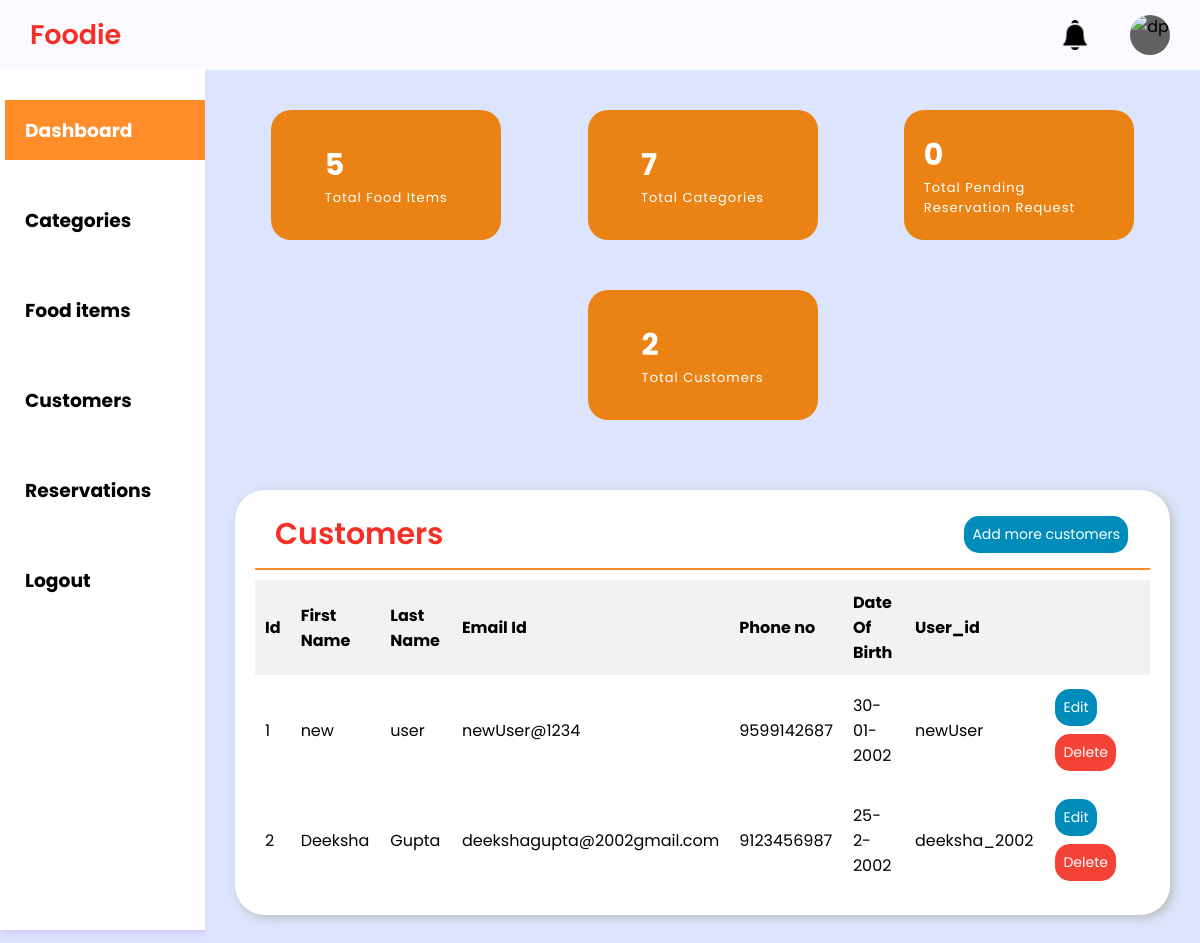
The page /admin-dashboard/customers/ on the database its author committed.
### Home_App/models.py (models this page shows, shortened)
class customer_table(models.Model):
    customer_id = models.AutoField(primary_key=True)
    first_name = models.CharField(max_length=20)
    last_name = models.CharField(max_length=20)
    email_id = models.CharField(max_length=50)
    dob = models.CharField(max_length=10)
    phone_no = models.CharField(max_length=10)
    user_id = models.CharField(max_length=50)
    password = models.CharField(max_length=50)

### Home_App/views.py (the view)
# urls.py: path('admin-dashboard/',hv.adminDashboard, name='admin-dashboard'),
def adminDashboard(request, section=None):
    section_template = {
        'categories': 'admin-dashboard-category.html',
        'customers': 'admin-dashboard-customers.html',
        'foodItems': 'admin-dashboard-foodItems.html',
        'reservation':'admin-dashboard-reservation.html',
        'recentOrders': 'admin-dashboard-recentOrders.html'
    }
    template_name = section_template.get(section, 'admin-dashboard.html')
    categories = category_table.objects.all()
    category_count = category_table.objects.count()
    foodItems = food_table.objects.all()
    foodItem_count = food_table.objects.count()
    customers = customer_table.objects.all()
    customer_count=customer_table.objects.count()
    reservation=reservation_table.objects.all()
    reservation_count=reservation_table.objects.filter(status='pending').count
    return render(request, template_name, {'categories':categories, 'categoryCount':category_count, 'foodItems':foodItems, 'food_item_count':foodItem_count, 'customers':customers, 'customerCount':customer_count, 'reservations':reservation, 'reservation_count':reservation_count})

### Template/admin-dashboard-customers.html (shortened to what this page needs)
{% extends 'admin-dashboard.html' %}
{% block content %}
<section class="category-table-section">
    <div class="customer-table-section">
        <div class="report-container">
            <div class="report-header">
                <h1 class="recent-orders">Customers</h1>
                <a href="{% url 'admin-dashboard-customer-add' %}" class="btn-add">Add more customers</a>
            </div>
            <table class="report-body">
                <thead class="report-topic-head">
                    <tr>
                    <th class="t-op">Id</th>
                    <th class="t-op">First Name</th>
                    <th class="t-op">Last Name</th>
                    <th class="t-op">Email Id</th>
                    <th class="t-op">Phone no</th>
                    <th class="t-op">Date Of Birth</th>
                    <th class="t-op">User_id</th>
                    <th class="t-op"></th>
                    <th class="t-op"></th>
                    </tr>
                    </thead>
                <tbody class="items12">
                    {% for customer in customers %}
                    <tr>
                        <td class="t-op-nextlvl">{{ customer.customer_id}}</td>
                        <td class="t-op-nextlvl">{{ customer.first_name}}</td>
                        <td class="t-op-nextlvl">{{ customer.last_name}}</td>
                        <td class="t-op-nextlvl">{{ customer.email_id}}</td>
                        <td class="t-op-nextlvl">{{ customer.phone_no}}</td>
                        <td class="t-op-nextlvl">{{ customer.dob}}</td>
                        <td class="t-op-nextlvl">{{ customer.user_id}}</td>
                        <td class="t-op-nextlvl">
                            <div class="update-btn">
                                <a href="{% url 'edit_customer' customer_id=customer.customer_id %}" class="btn-edit">Edit</a>
                                <a href="{% url 'delete_customer' customer_id=customer.customer_id  %}" class="btn-delete">Delete</a>
                            </div>
                        </td>
                    </tr>
                    {% endfor %}
                </tbody>
            </table>
        </div>
    </div>
</section>
{% endblock %}

### Static/css/admin-dash-style.css (style rules this page uses)
* { margin: 0; padding: 0; box-sizing: border-box; font-family: "Poppins", sans-serif; }
:root { --background-color1: #fafaff; --background-color2: #ffffff; --background-color3: #ededed; --background-color4: #cad7fda4; --primary-color: hsl(3, 90%, 55%); --secondary-color: hsl(31, 84%, 50%); --Border-color: #ee0909; --one-use-color: hsl(31, 84%, 50%); --two-use-color: hsl(31, 84%, 50%); }
body { background-color: var(--background-color4); max-width: 100%; overflow-x: hidden; }
.report-container { min-height: 300px; max-width: 1200px; margin: 70px auto 0px auto; background-color: #ffffff; border-radius: 30px; box-shadow: 3px 3px 10px rgb(188, 188, 188); padding: 0px 20px 20px 20px; }
.report-header { height: 80px; width: 100%; display: flex; align-items: center; justify-content: space-between; padding: 20px 20px 10px 20px; border-bottom: 2px solid hsl(28, 100%, 58%); }
.recent-orders { font-size: 30px; font-weight: 600; color: hsl(3, 90%, 55%);; }
.report-body { max-width: 1160px; overflow-x: auto; padding: 20px; }
a { text-decoration: none; color: black; }

### Template/admin-dashboard-customers.html (style rules this page uses)
.btn-edit, .btn-delete,.btn-add { border: none; color: white; padding: 8px; text-align: center; text-decoration: none; display: inline-block; font-size: 14px; margin: 4px 2px; cursor: pointer; border-radius: 15px; }
.btn-edit, .btn-add { background-color: #008CBA; }
.btn-delete { background-color: #f44336; }
.report-body { width: 100%; border-collapse: collapse; margin-top: 10px; }
.report-topic-head th { background-color: #f2f2f2; padding: 10px; border: 0px solid #ddd; text-align: left; }
.items12 td { padding: 10px; border: 0px solid #ddd; }

### rows shown on the page
customer_table: customer_id "1", first_name "new", last_name "user", email_id "newUser@1234", phone_no "9599142687", dob "30-01-2002", user_id "newUser"
customer_table: customer_id "2", first_name "Deeksha", last_name "Gupta", email_id "deekshagupta@2002gmail.com", phone_no "9123456987", dob "25-2-2002", user_id "deeksha_2002"

### other values the page prints
{{ food_item_count }} "5"
{{ categoryCount }} "7"
{{ reservation_count }} "0"
{{ customerCount }} "2"
